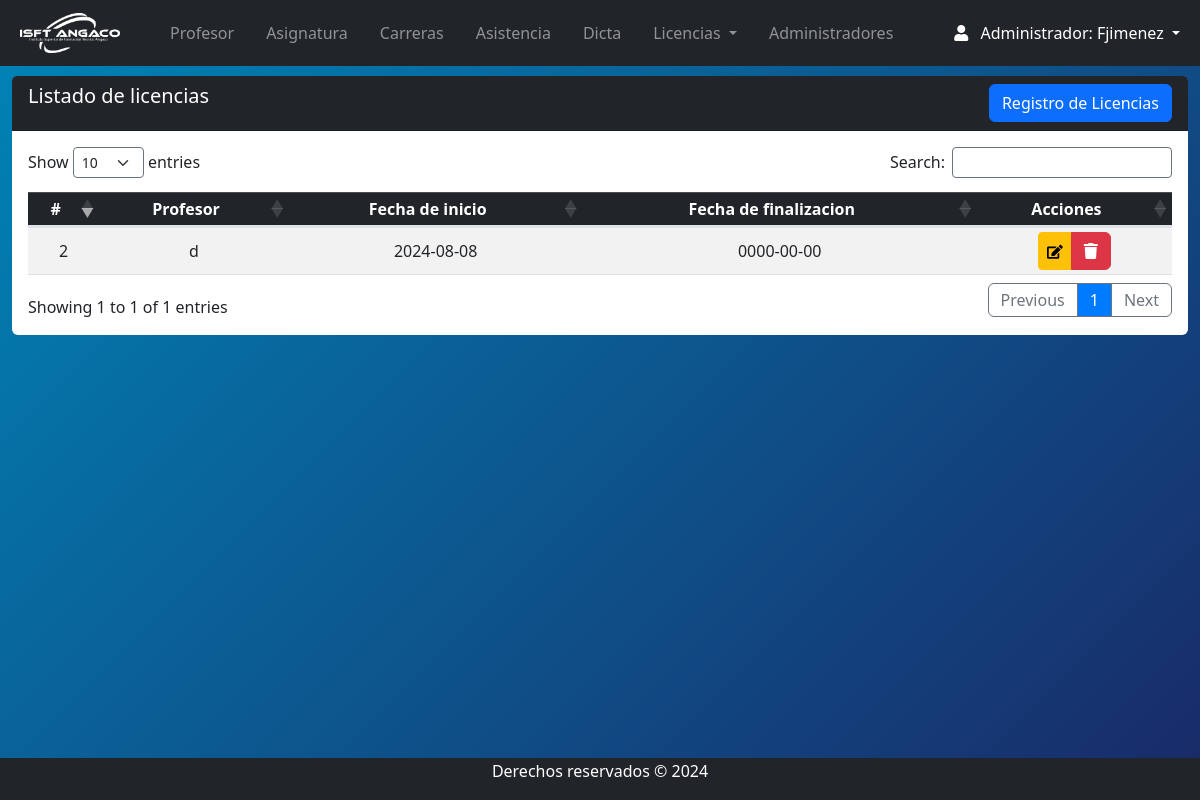
The page /Views/admin/licencia_index.php (signed in) on the database as committed earlier.
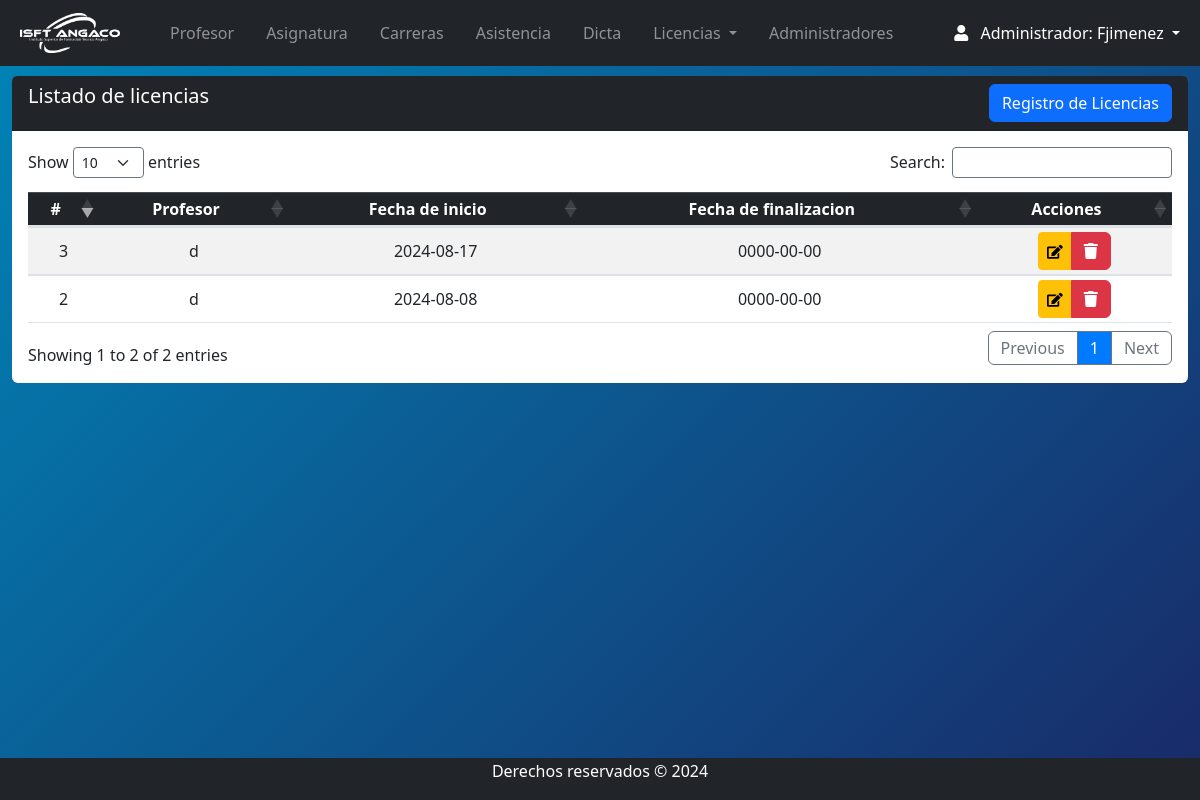
The same page on the database as committed later.
### tables this page shows
CREATE TABLE `licencias` (
  `id` int(11) NOT NULL,
  `nombre` varchar(255) NOT NULL,
  `fechadeinicio` date NOT NULL,
  `fechadefin` date NOT NULL,
  `idprofesor` int(11) NOT NULL,
  `idtipos_licencias` int(11) NOT NULL,
  `etapa` varchar(15) NOT NULL
);

### Views/admin/licencia_index.php (the view, shortened to what this page needs)
<?php
include("../../conn/connection.php");
require("navbar.php");
$SQl = "SELECT * FROM licencias";
$resultado = mysqli_query($conexion, $SQl);
?>
<section class="content mt-3">
    <div class="row m-auto">
        <div class="col-sm">
            <div class="card rounded-2 border-0">
                <div class="card-header bg-dark text-white pb-0">
                    <h5 class="d-inline-block">Listado de licencias</h5>
                    <a class="btn btn-primary float-right mb-2" href="licencia_crear.php">Registro de Licencias</a>
                </div>
                <div class="card-body table-responsive">
                    <table id="example" class="table table-striped table-sm" style="width:100%">
                        <thead class="table-dark">
                            <tr>
                                <th>#</th>
                                <th>Profesor</th>
                                <th>Fecha de inicio </th>
                                <th>Fecha de finalizacion</th>
                                <th>Acciones</th>
                            </tr>
                        </thead>
                        <tbody>
                            <?php
                            while ($filas = mysqli_fetch_assoc($resultado)) {
                            ?>
                                <tr class="col-sm">
                                    <td><?php echo $filas['id']; ?></td>
                                    <td><?php echo $filas['nombre']; ?></td>
                                    <td><?php echo $filas['fechadeinicio']; ?></td>
                                    <td><?php echo $filas['fechadefin']; ?></td>
                                    <td class="text-center">
                                        <div class="btn-group">
                                            <button class="btn btn-warning btn-sm">
                                                <?php echo '<a href="licencia_edit.php?id=' . $filas['id'] . '"><i class="fas fa-edit"></i></a>'; ?>
                                            </button>
                                            <button class="btn btn-danger">
                                                <a href="proceso/SuprimirLicencia.php?id=<?php echo $filas['id']; ?>" onClick="return confirm('¿Seguro de esta acción? ID <?php echo $filas['id']; ?> será eliminado y una vez eliminado no se podrá recuperar...');">
                                                <i class="fas fa-trash"></i>
                                                </a>
                                            </button>
                                        </div>
                                    </td>
                                </tr>
                            <?php
                            }
                            ?>
                        </tbody>
                    </table>
                </div>
            </div>
        </div>
    </div>
</section>
<?php
require("footer.php");
?>

### Views/admin/navbar.php (shortened to what this page needs)
<!DOCTYPE html>
<html lang="es">
<head>
  <link rel="stylesheet" href="https://use.fontawesome.com/releases/v5.8.2/css/all.css">
  <link rel="stylesheet" href="../../css/style.css">
  <link href="https://cdn.jsdelivr.net/npm/bootstrap@5.3.2/dist/css/bootstrap.min.css" rel="stylesheet">
  <link rel="stylesheet" href="https://maxcdn.bootstrapcdn.com/bootstrap/4.5.2/css/bootstrap.min.css">
  <link rel="stylesheet" href="https://cdnjs.cloudflare.com/ajax/libs/twitter-bootstrap/5.3.0/css/bootstrap.min.css">
  <link rel="stylesheet" href="https://cdn.datatables.net/1.13.7/css/dataTables.bootstrap5.min.css">
  <link rel="stylesheet" type="text/css" href="https://cdn.datatables.net/1.13.1/css/dataTables.bootstrap5.min.css" />
  <link rel="stylesheet" type="text/css" href="https://cdn.datatables.net/buttons/2.3.3/css/buttons.bootstrap5.min.css" />
  <link rel="stylesheet" href="https://cdn.jsdelivr.net/npm/bootstrap@5.3.0-alpha1/dist/css/bootstrap.min.css" />
  <link rel="stylesheet" href="https://cdnjs.cloudflare.com/ajax/libs/font-awesome/6.2.1/css/all.min.css" />
  <link rel="stylesheet" href="https://cdnjs.cloudflare.com/ajax/libs/font-awesome/5.15.4/css/all.min.css">
</head>
<body>
  <div style="height:60px">
    <nav class="navbar navbar-expand-lg navbar-dark bg-dark fixed-top">
      <div class="container-fluid ml-2 ">
        <a href="index.php" class="navbar-brand mb-0 pr-3 ">
          <img class="d-line-block align-top " src="../../img/LOGO3.png" width="100px" style="margin-right:10px">
        </a>
        <div class="collapse navbar-collapse d-flex" id="navbarNav">
          <ul class="navbar-nav mr-auto flex-grow-1 bd-highlight">
            <div class="collapse navbar-collapse " id="navbarNav">
              <ul class="navbar-nav mr-auto ">
            <li class="nav-item  pr-3">
              <a class="nav-link " href="profe_index.php">Profesor </a>
            </li>
            <li class="nav-item  pr-3">
              <a class="nav-link " href="materia_index.php">Asignatura </a>
            </li>
            <li class="nav-item  pr-3">
              <a class="nav-link " href="carrera_index.php">Carreras</a>
            </li>
             <li class="nav-item  pr-3">
              <a class="nav-link " href="asistencia_index.php">Asistencia</a>
            </li>
            <li class="nav-item  pr-3">
              <a class="nav-link" href="dicta_index.php">Dicta</a>
            </li>
            <li class="nav-item dropdown pr-3">
              <a class="nav-link dropdown-toggle  " href="#" role="button" data-bs-toggle="dropdown" aria-expanded="false">
              Licencias
              </a>
            </li>
            <li class="nav-item  pr-3">
              <a class="nav-link" href="admin_index.php">Administradores</a>
            </li>
          </ul>
          <form class="form-inline d-flex justify-content-end">
            <div class="collapse navbar-collapse" id="navbarNav">
              <ul class="navbar-nav">
                <li class="nav-item dropdown">
                  <a class="nav-link dropdown-toggle active" href="#" role="button" data-bs-toggle="dropdown" aria-expanded="false">
                    <i class="fas fa-user pr-2"></i>
                    Administrador:
                    <?php if (isset($_SESSION['nombre']) ) : ?>
                    <?php echo $_SESSION['nombre'] ; ?>
                    <?php endif; ?>
                    </a>
              </li>
            </div>
            </ul>
        </div>
      </div>
    </nav>
  </div>

### Views/admin/footer.php (shortened to what this page needs)
        <br/><br/>
        <footer class="text-white bg-dark">
                <p>Derechos reservados &copy; 2024</p>
        </footer>
    </body>
</html>

### css/style.css (style rules this page uses)
body { position: relative; padding-bottom: 10px; min-height: 100vh; }
th, td { text-align: center !important; vertical-align: middle !important; }

### Views/admin/navbar.php (style rules this page uses)
body { background: linear-gradient(135deg,#0085b7, #192a68); }

### Views/admin/licencia_index.php (style rules this page uses)
.fa-edit { color: black; }
.fa-trash { color: white; }

### Views/admin/footer.php (style rules this page uses)
footer { background: #1b1e21; width: 100%; padding: 1px; position: absolute; bottom:0; }
footer p { text-align: center; }

Rows that differ between the two databases and show on the page:
added licencias: id "3", nombre "d", fechadeinicio "2024-08-17", fechadefin "0000-00-00"
Other text that changed with them:
text written by a page script: "Show entries Search: Showing 1 to 1 of 1 entries Previous 1 Next" → "Show entries Search: Showing 1 to 2 of 2 entries Previous 1 Next"
